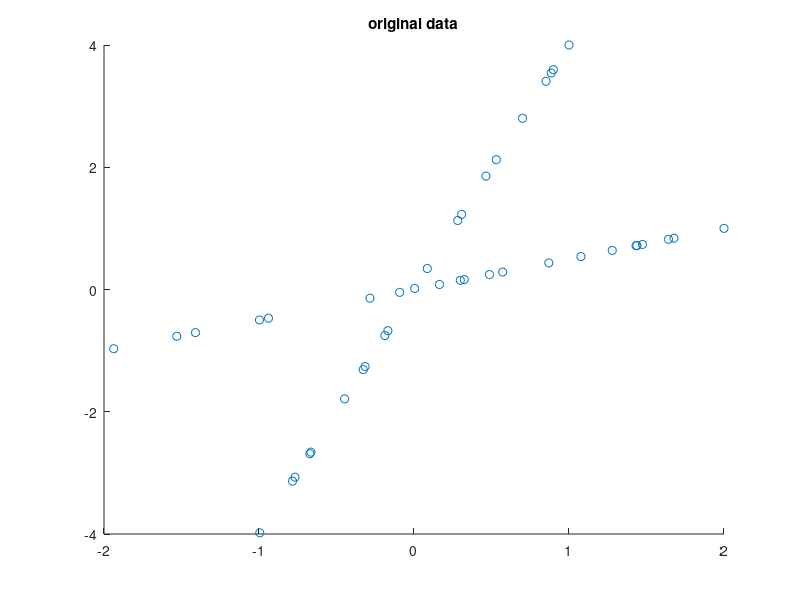

Here is the MATLAB script that generated this plot: (Note: this script raises an error after producing the figure.)
                         
     % = = = = = = = = = = = = = = = = = = = = = = = = = = = = = = = = =                           
% try generating two vectors with random scalings

v1 = [2 1];   v2 = [1 4];

v1_total = v1;


for i = 1:20  %  extra/new points
    v1_new = 2*(rand-0.5)*v1; v1_total = [v1_total; v1_new];
end



v2_total = v2;

for i = 1:20  %  extra/new points
    v2_new = 2*(rand-0.5)*v2; v2_total = [v2_total; v2_new];
end


% plot both vectors
figure; scatter([v2_total(:,1); v1_total(:,1)], [v2_total(:,2); v1_total(:,2)]);
title('original data');

v_total = [v1_total; v2_total];  % combine two directions
v_total = v_total';              % place the 2 coordinates in rows


%%%%% ------------------ using Y- non gaussian data more densely generated
v_total = X;
%%%%% ------------------ see at end of file

v_mean = mean(v_total,2);        % take mean along rows ('remove' cols). take mean of vector components, x1,x2

% this mean direction is in between the two vectors

v_zerod = zeros(size(v_total));
for i = 1:size(v_total,2)
    v_zerod(:,i) = v_total(:,i) - v_mean(:,1);      % zero mean each component (x1,x2 ~variable)
end



% plot both vectors
figure; scatter(v_zerod(1,:)', v_zerod(2,:)'); title('orig data zero mean');



% whiten
Cov = cov(v_zerod');    % covariance of the two variables (x1, x2)    (variables in columns)
                                                                     %examples in rows

[U D V] = svd(Cov);     % svd for eigen values and eigen vectors

d2= zeros(size(D));
d2(eye(size(v_zerod,1))==1) = diag(D).^(-1/2);         % take D to the -1/2 power

v_zerod2 = (U*d2*U')*v_zerod;       % whiten data, zero variance for each component (x1,x2)

% plot whitened data
figure; scatter(v_zerod2(1,:)', v_zerod2(2,:)'); title('whitened v data'); 





%%%% ------ use the SVD to get the first principal component

[U2 S V2] = svd(v_total);

figure; scatter(v_total(1,:)', v_total(2,:)');
hold on; plot([0 U2(1,1)], [0 U2(2,1)],'g', 'linewidth', 2); 
plot([0 U2(1,2)], [0 U2(2,2)],'g','linewidth', 2); hold off;
title('original data, PCA direction'); 




% *** Next *** try equation 45,46 for 'several unit' ICA
% let W = W / sqrt( norm(WW') )
% 
% repeat: W = 3/2 * W  -  1/2 * WW'W
% 
% W is the matrix of w1, w2, wn vectors transposed
% W = (w1, ... wn)'  w1 col vect is 1st row, w2 is 2nd row
%  

x = v_zerod2;       % x variable as in UCLA ICA ppr
 
% FAST ICA iteration --- for several units -------------------

W = rand(2,2)-0.5;          % 2 random vectors    -0.5 to 0.5 range


%%%% ---- iteration

diff_outer = 5;         % outer W+ magnitude difference
counter_out = 0;        % outer W+ counter

while (diff_outer > 1e-5)
    

% W_plus = W + gamma*( diag(-bi) + E(g(Wx)(Wx)')) *W
% 
% orthogonalize W with W=W/sqrt( norm(WW')),  W = 3/2W -1/2WW'W

% diag(-bi)
y = W*x;

g_y = tanh(2*y);                   % 2x16 matrix of data points

gy_mult = y.*g_y;                  % y*g_y component wise

gy_expect = mean(gy_mult,2);       % mean of components (remove cols), get row vect


diag_term = -1*diag(gy_expect);    % -bi term

 
term2_temp = zeros(size(x,2),size(diag_term(:),1));    % N x 4 matrix. N data pts
%term2 = g_y*y';                    % 2x2 matrix
for i = 1:size(x,2)   %loop through data pts
    term2_temp(i,:) = reshape(g_y(:,i)*y(:,i)', 1, 4);   % store each 2x2 matrix
end

% mean of matrix elements
mean_temp = mean(term2_temp,1);    % 1x4

mean_temp_mat = reshape(mean_temp, 2, 2);    % reshape back to 2x2 
 
term2 = mean_temp_mat; 
 

%gamma term/matrix

% bi is gy_expect
g_prime = 1-(tanh(2*y)).^2;              % 2xN

g_prime_expect = mean(g_prime,2);        % 2x1    'col vect that represents data'

term_g = gy_expect - g_prime_expect;
term_g = term_g.^(-1);               % -1 power   2x1 matrix
 
gamma = diag(term_g); 
 
 

% W_plus = W + gamma*( diag(-bi) + E(g(Wx)(Wx)')) *W
% 
% orthogonalize W with W=W/sqrt( norm(WW')),  W = 3/2W -1/2WW'W

W_plus = W + gamma*(diag_term + term2)*W;      % update W

W_plus = W_plus/sqrt(norm(W_plus*W_plus',2));  % normalize


W_old = W_plus;
diff =5;                      % inner magnitude difference

counter = 0;                  % inner counter

while (diff > 1e-5)           % orthogonalize W

    W_plus = (3/2)*W_plus - 0.5*(W_plus)*(W_plus')*W_plus;

    diff = norm(W_old-W_plus,2);

    W_old = W_plus;
    counter = counter+1;

end

if (counter_out == 10001)      % break out of loop for 5000 iterations
    break
end

diff_outer = norm(W-W_plus,2);

W = W_plus;          % update W to be orthogonalized W_plus;

counter_out = counter_out+1;

end  % outer iteration loop

                                      % didnt converge for 'Y' data with
                                      % 1-tanh()^2. converged with 2*(1-tan
                                      % didnt converge for 2*(), 
                                      % tried 3*(1-tan^2) and get conv. but
                                      % bad vector directions
                                      
                                      % tried 1-tan(3y)^2 and get conv but
                                      % bad vect directions
            
%%%% --- converged after counter_out= .. ;

% plot whitened data and whitened W directions
figure; scatter(v_zerod2(1,:)', v_zerod2(2,:)'); title('whitened v_data'); 
        
hold on; plot([0 W(1,1)], [0 W(1,2)]); hold off;    % green point
hold on; plot([0 W(2,1)], [0 W(2,2)]); hold off;     % red point

% W  is constructed to be orthogonal    



% dewhiten data  (rotate 'projection' matrix)

W_dewhit = (U*(D.^(1/2))*U')*W;        % W_dewhit should be like W_i from FastICA



% plot dewhitened components
figure; scatter(v_total(1,:)', v_total(2,:)'); title('orig data, W+ iteration');
hold on; plot([0 W_dewhit(1,1)], [0 W_dewhit(1,2)] ,'r', 'Linewidth', 3); hold off;    % red point
hold on; plot([0 W_dewhit(2,1)], [0 W_dewhit(2,2)], 'g', 'Linewidth', 3); hold off;     % green point





%%% --------- Fast ICA on vect v1,v2 whitened data


                           % examples in rows (signals, components in rows)
[icasig, A_i, W_i] = fastica(v_total, 'numOfIC', 2, 'maxNumIterations', 1000000);
                            %v_total or v_zerod2

% plot both vectors - whitened
% figure; scatter(v_zerod2(1,:)', v_zerod2(2,:)'); title('whitened v_data');
% 
%                            % rows of A give directions
% hold on; plot([0 A_i(1,1)], [0 A_i(1,2)]); hold off;   % get princip component direction
% hold on; plot([0 A_i(2,1)], [0 A_i(2,2)]); hold off;   % get princip component direction


% plot data points and W - direction vectors
figure; scatter(v_total(1,:)', v_total(2,:)');
title('original data FASTICA');

                           % rows of W give directions
hold on; plot([0 W_i(1,1)], [0 W_i(1,2)], 'linewidth', 3); hold off;   % get princip component direction
hold on; plot([0 W_i(2,1)], [0 W_i(2,2)], 'linewidth', 3); hold off;   % get princip component direction




%%%% try with denser gaussian created set


% ica data
n=500;       % some cases of 100 data did not converge

 
A = randn(2,2);         % 2 directions

 
% gaussian data
X = A*randn(2,n);       % scale in two directions

 
% non-gaussian data
r = randn(1,n);
Y = A*(randn(2,n).*[(r>=1/2);(r<1/2)]);     % use Y as x in iteration above

 
figure(1)
subplot(1,2,1)
scatter(X(1,:),X(2,:),'.')
axis('square')
title('gaussian data')
subplot(1,2,2)
scatter(Y(1,:),Y(2,:),'.')
axis('square')
title('nongaussian data')





% other data generation:


n=1000;
A = [0.3,0.9;0.8,0.1];
r = randn(1,n);
X = A*(randn(2,n).*[(r>=1/2);(r<1/2)]);
for i=1:length(X) %add noise
    X(1,i) = X(1,i) + 0.05*randn;
    X(2,i) = X(2,i) + 0.05*randn;
end          
                                                   % v_total
                                          % use X as x in iteration above
                                          
                                          

                                          
%%% try sine and sawtooth       (harder to visualize in 2-coordinate space)
                                          
